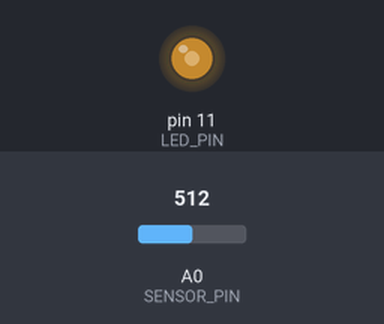
Bench run of a sketch on a simulated Arduino Uno, built with avr-gcc and run on an emulated ATmega328P. Parts: output pins drawn as LEDs (lit = HIGH). Inputs (shaded band) come from the test bench; at power-on: A0 (SENSOR_PIN) = 512.

Above: at 1.2 s.
1.3 s: A0 (SENSOR_PIN) set to 716
At 2.5 s:
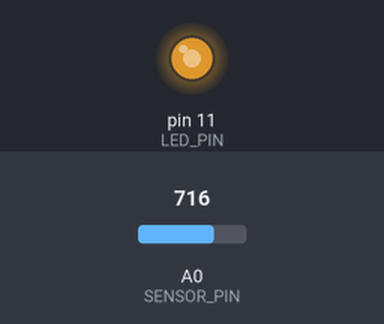
2.8 s: A0 (SENSOR_PIN) set to 900
At 3.1 s:
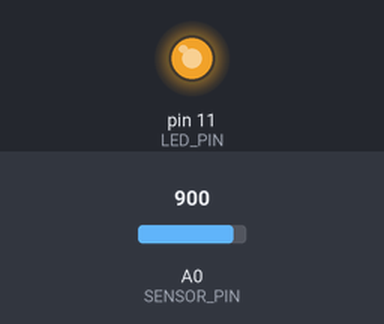
4.3 s: A0 (SENSOR_PIN) set to 122
At 5.5 s:
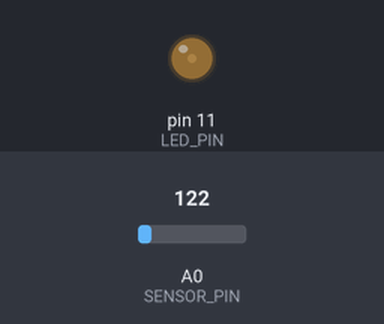
5.8 s: A0 (SENSOR_PIN) set to 0
At 7.0 s:
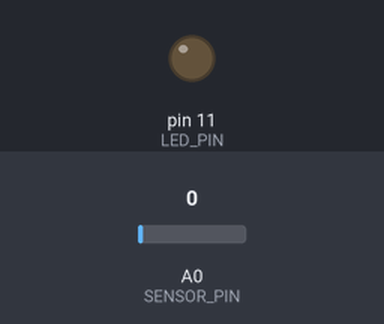
7.3 s: A0 (SENSOR_PIN) set to 511
At 8.6 s:
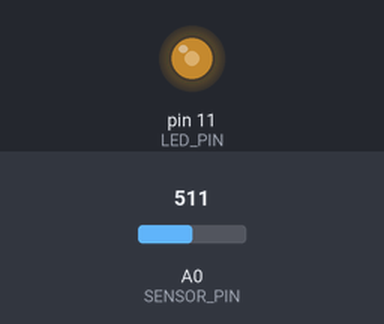
Timing chart, 0 to 9.8 s (numbered marks = the images above; inputs shaded):
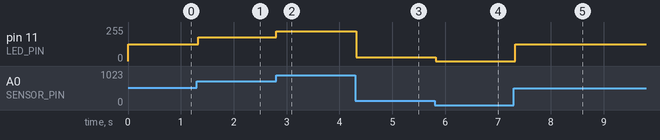

Measured:
- after the input at 1.3 s, pin 11 (LED_PIN): 127/255 → 178/255 at once
- after the input at 2.8 s, pin 11 (LED_PIN): 178/255 → 224/255 at once
- after the input at 4.3 s, pin 11 (LED_PIN): 224/255 → 30/255 at once
- after the input at 5.8 s, pin 11 (LED_PIN): 30/255 → 0/255 at once
- after the input at 7.3 s, pin 11 (LED_PIN): 0/255 → 127/255 at once

The sketch:

potentiometer_pwm_fading.ino
```cpp
const int SENSOR_PIN = A0;
const int LED_PIN = 11;

void setup() {
  Serial.begin(9600);
}

long sensorValue = 0;

void loop() {
  sensorValue = analogRead(SENSOR_PIN);
  analogWrite(LED_PIN, (sensorValue * 255) / 1024);
  delay(30);
}
```
